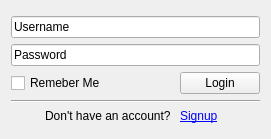
<?xml version="1.0" encoding="UTF-8"?>
<ui version="4.0">
 <class>loginForm</class>
 <widget class="QWidget" name="loginForm">
  <property name="geometry">
   <rect>
    <x>0</x>
    <y>0</y>
    <width>271</width>
    <height>139</height>
   </rect>
  </property>
  <property name="windowTitle">
   <string>Form</string>
  </property>
  <layout class="QVBoxLayout" name="verticalLayout">
   <item>
    <spacer name="verticalSpacer">
     <property name="orientation">
      <enum>Qt::Vertical</enum>
     </property>
     <property name="sizeHint" stdset="0">
      <size>
       <width>20</width>
       <height>0</height>
      </size>
     </property>
    </spacer>
   </item>
   <item>
    <layout class="QGridLayout" name="gridLayout">
     <item row="2" column="2" colspan="2">
      <widget class="QPushButton" name="loginBtn">
       <property name="text">
        <string>Login</string>
       </property>
      </widget>
     </item>
     <item row="2" column="0" colspan="2">
      <widget class="QCheckBox" name="rememberMeChk">
       <property name="text">
        <string>Remeber Me</string>
       </property>
      </widget>
     </item>
     <item row="1" column="0" colspan="4">
      <widget class="QLineEdit" name="pswd">
       <property name="text">
        <string>Password</string>
       </property>
      </widget>
     </item>
     <item row="0" column="0" colspan="4">
      <widget class="QLineEdit" name="uname">
       <property name="text">
        <string>Username</string>
       </property>
      </widget>
     </item>
     <item row="3" column="0" colspan="4">
      <widget class="Line" name="hline">
       <property name="orientation">
        <enum>Qt::Horizontal</enum>
       </property>
      </widget>
     </item>
     <item row="4" column="2">
      <widget class="QLabel" name="label_4">
       <property name="text">
        <string>&lt;a href=&quot;http://getasla.com/signup&quot;&gt;Signup&lt;/a&gt;</string>
       </property>
       <property name="openExternalLinks">
        <bool>true</bool>
       </property>
      </widget>
     </item>
     <item row="4" column="1">
      <widget class="QLabel" name="signUptxt">
       <property name="text">
        <string>Don't have an account? </string>
       </property>
      </widget>
     </item>
    </layout>
   </item>
   <item>
    <spacer name="verticalSpacer_2">
     <property name="orientation">
      <enum>Qt::Vertical</enum>
     </property>
     <property name="sizeHint" stdset="0">
      <size>
       <width>20</width>
       <height>1</height>
      </size>
     </property>
    </spacer>
   </item>
  </layout>
 </widget>
 <resources/>
 <connections/>
</ui>
